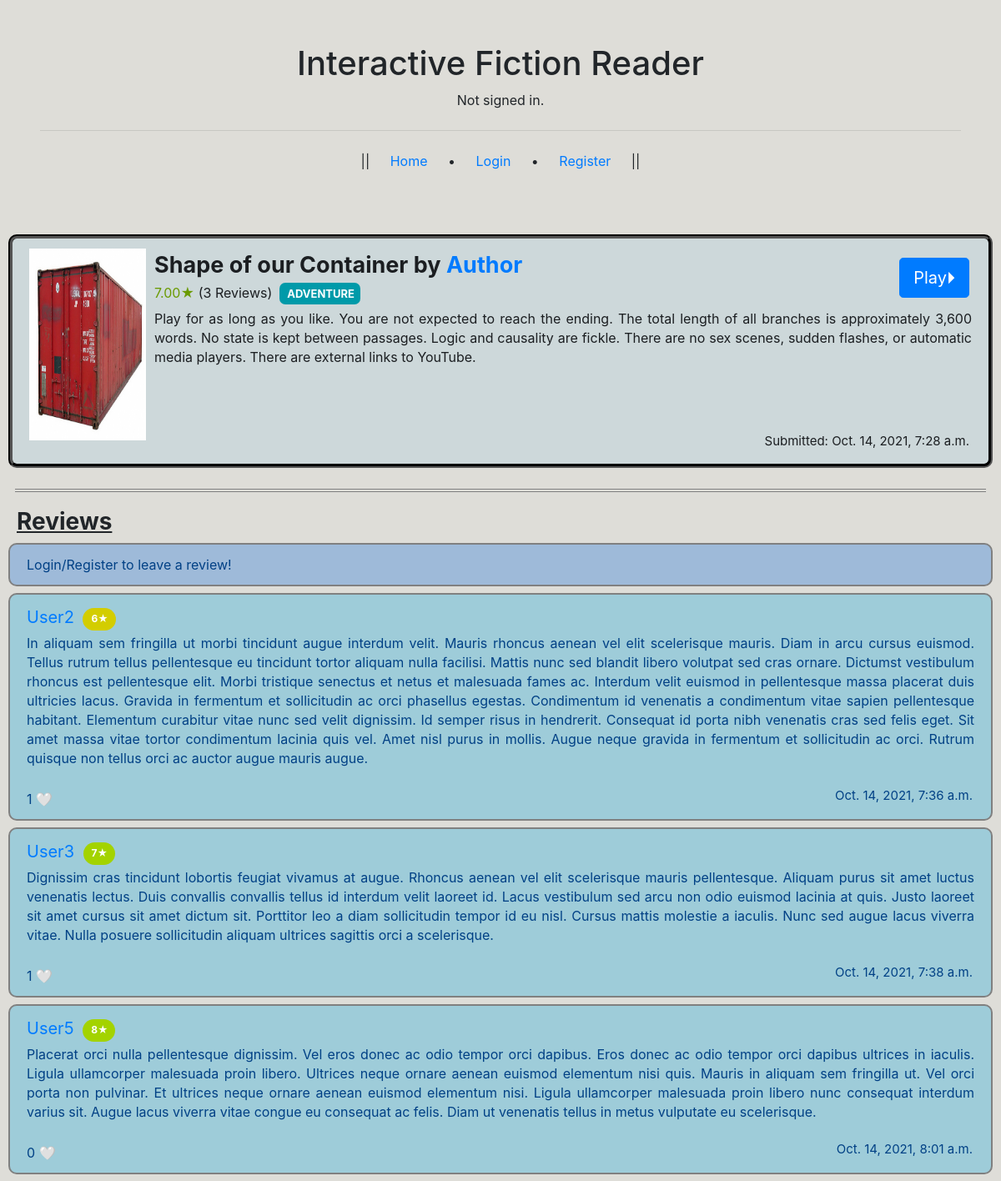
Screenshot of /story/04a9f864a7db47899bb5463ce27b3b88 with the database file from the repository.
### reader/models.py (models this page shows)
class Stories(models.Model):
    tags = models.CharField(max_length=20, choices=GENRE_TAGS, blank=False, default="")
    title = models.CharField(max_length=100, blank=False)
    description = models.CharField(max_length=10000, blank=True)
    author = models.ForeignKey(settings.AUTH_USER_MODEL, on_delete=models.SET_NULL, related_name="stories_written", blank=False, null=True, default="")
    favourited = models.ManyToManyField(settings.AUTH_USER_MODEL, related_name="stories_favourited", blank=True)
    date_time_submitted = models.DateTimeField(auto_now_add=True)
    cover = models.ImageField(upload_to = path_and_scramble, blank=True, null=True, default=f"{settings.MEDIA_ROOT}reader/static/story_covers/unknown.jpg")
    story_folder_id = models.CharField(max_length=50, blank=False, null=False, default=0)
    avg_rating = models.FloatField(blank=True, null=True, default=0)
    bookmarks = models.ManyToManyField(settings.AUTH_USER_MODEL, related_name="stories_bookmarked", blank=True)
    editor_used = models.CharField(max_length=10, choices=EDITOR_USED, blank=False, null=False, default="")

class User(AbstractUser):
    pass

class Reviews(models.Model):
    author = models.ForeignKey(settings.AUTH_USER_MODEL, on_delete=models.SET_NULL, related_name="reviews_written", blank=False, null=True)
    rating = models.IntegerField(validators=[MinValueValidator(1), MaxValueValidator(10)], blank=False, default="")
    likes = models.ManyToManyField(settings.AUTH_USER_MODEL, related_name="reviews_liked", blank=True)
    story = models.ForeignKey("Stories", on_delete=models.CASCADE, related_name="reviews", blank=False)
    body = models.CharField(max_length=5000, blank=False)
    date_time_posted = models.DateTimeField(auto_now_add=True)

### reader/views.py (the view, shortened to what this page needs)
# urls.py: path("story/<str:id>", views.story, name="story"),
def story(request, id):
    reviewed_status = False
    for review in Stories.objects.get(story_folder_id=id).reviews.all():
        if request.user == review.author:
            reviewed_status = True
    return render(request, "reader/story.html", {
        "This_Story": Stories.objects.get(story_folder_id=id),
        "Review_Form": ReviewForm(),
        "Reviewed_Status": reviewed_status
    })

### reader/templates/reader/story.html (shortened to what this page needs)
{% extends "reader/layout.html" %}
{% block body %}
<div class="story-icon-box">
  <div class="alert alert-dark" role="alert">
    <form class="play-button" action="{% url 'reader' id=This_Story.story_folder_id type=This_Story.editor_used %}" method="post">
      <button type="submit" class="btn btn-primary btn-lg">Play⏵</button>
    </form>
    <img src="{{This_Story.cover.url}}" class="story-icon-cover">
    <p class="story-icon-title-author"><strong>
      {{This_Story.title}} by
      <a href="{% url 'profile' id=This_Story.author.id %}">{{This_Story.author}}</a>
    </strong></p>
    <p class="story-icon-genre-rating">
        {% if This_Story.avg_rating == 0.0 %}
        <span class="avg-rating-zero" id="avg_rating">
        {% elif This_Story.avg_rating <= 2.0 %}
        <span class="avg-rating-lowest" id="avg_rating">
        {% elif This_Story.avg_rating > 2.0 and This_Story.avg_rating <= 4.0 %}
        <span class="avg-rating-low" id="avg_rating">
        {% elif This_Story.avg_rating > 4.0 and This_Story.avg_rating <= 6.0 %}
        <span class="avg-rating-mid" id="avg_rating">
        {% elif This_Story.avg_rating > 6.0 and This_Story.avg_rating <= 8.0 %}
        <span class="avg-rating-high" id="avg_rating">
        {% elif This_Story.avg_rating >= 8.0 %}
        <span class="avg-rating-highest" id="avg_rating">
        {% endif %}
        {{This_Story.avg_rating|floatformat:2}}★</span> ({{This_Story.reviews.count}}
        {% if This_Story.reviews.count == 1 %}
        Review)&nbsp;
        {% else %}
        Reviews)&nbsp;
        {% endif %}
      {% if This_Story.tags == 'ROMANCE' %}
        <span class="genre-tag-romance" onclick="gotoCat(this)">
      {% elif This_Story.tags == 'ADVENTURE' %}
        <span class="genre-tag-adventure" onclick="gotoCat(this)">
      {% elif This_Story.tags == 'MYSTERY' %}
        <span class="genre-tag-mystery" onclick="gotoCat(this)">
      {% elif This_Story.tags == 'SCI-FI' %}
        <span class="genre-tag-sci-fi" onclick="gotoCat(this)">
      {% elif This_Story.tags == 'NON-FICTION' %}
        <span class="genre-tag-non-fiction" onclick="gotoCat(this)">
      {% elif This_Story.tags == 'FANTASY' %}
        <span class="genre-tag-fantasy" onclick="gotoCat(this)">
      {% elif This_Story.tags == 'COMEDY' %}
        <span class="genre-tag-comedy" onclick="gotoCat(this)">
      {% elif This_Story.tags == 'DRAMA' %}
        <span class="genre-tag-drama" onclick="gotoCat(this)">
      {% elif This_Story.tags == 'HORROR' %}
        <span class="genre-tag-horror" onclick="gotoCat(this)">
      {% elif This_Story.tags == 'THRILLER' %}
        <span class="genre-tag-thriller" onclick="gotoCat(this)">
      {% elif This_Story.tags == 'HISTORICAL' %}
        <span class="genre-tag-historical" onclick="gotoCat(this)">
      {% endif %}
          {{This_Story.tags}}
        </span></p>
    <p class="story-icon-abstract">{{This_Story.description}}</p>
    <p class="story-icon-datetime">Submitted: {{This_Story.date_time_submitted}}</p>
  </div>
</div>
<hr style="border-top: 1px solid grey; margin: auto; margin-top: 25px; width: 97%; float: center;">
<hr style="border-top: 1px solid grey; margin: auto; margin-top: 2px; width: 97%;">
<div class="top-stories-header" style="margin-top: 19px;"><h3 style="display: inline;"><strong><u>Reviews</u></strong></h3></div>
{% if user != This_Story.author %}
  {% if user.is_authenticated %}
  <div class="alert alert-primary" role="alert" id="review_form">
    {% if Reviewed_Status == False %}
      <p>Leave a review!</p>
      <form action="{% url 'story' id=This_Story.story_folder_id %}" method='post'>
        {% csrf_token %}
        <p>{{Review_Form.body}}</p>
        <p>Rating:&nbsp;{{Review_Form.rating}}★<input type="submit" class="btn btn-success btn-sm" value="Submit" id="review-submit-button"></p>
      </form>
    </div>
    {% else %}
      Thanks for leaving a review!</div>
    {% endif %}
  {% else %}
  <div class="alert alert-primary" role="alert" id="review_form">Login/Register to leave a review!</div>
  {% endif %}
{% endif %}
{% for review in This_Story.reviews.all %}
<div class="review-box">
  <div class="alert alert-primary" role="alert">
    <p class="review-author-rating"><a href="{% url 'profile' id=review.author.id %}">{{review.author}}</a>&nbsp;
      {% if review.rating == 1 or review.rating == 2 %}
        <span class="review-rating-lowest" id="review-rating{{review.id}}">
      {% elif review.rating == 3 or review.rating == 4 %}
        <span class="review-rating-low" id="review-rating{{review.id}}">
      {% elif review.rating == 5 or review.rating == 6 %}
        <span class="review-rating-mid" id="review-rating{{review.id}}">
      {% elif review.rating == 7 or review.rating == 8 %}
        <span class="review-rating-high" id="review-rating{{review.id}}">
      {% elif review.rating == 9 or review.rating == 10 %}
        <span class="review-rating-highest" id="review-rating{{review.id}}">
      {% endif %}
      {{review.rating}}★</span>
    </p>
    <form action='{% url "edit" %}' method='post' class='edit_form'>{% csrf_token %}
      <span id="ebod{{review.id}}"><p class="review-body">{{review.body}}</p></span></form>
    <form action="{% url 'like' %}" method="post" class="like_form">
      <span class="like_button" id='{{review.id}}'>
        {% if user.is_authenticated %}
          {% for person in review.likes.all %} {% if user == person %} <div hidden> {% endif %} {% endfor %}
          <input type="submit" class="btn btn-outline-primary btn-sm" value="{{ review.likes.all|length }} 🤍">
          {% for person in review.likes.all %} {% if user == person %} </div> <input type="submit" class="btn btn-primary btn-sm" value="{{ review.likes.all|length }} ❤️"> {% endif %} {% endfor %}
        {% else %}
          {{ review.likes.all|length }} 🤍
        {% endif %}
      </span>
      <p class="review-datetime-edit">
        {{review.date_time_posted}}
      </p>
  </form>
  </div>
</div>
{% endfor %}
{% endblock %}

### reader/static/reader/styles.css (style rules this page uses)
.story-icon-cover { width: 150px; height: 230px; display: inline-block; float: left; padding: 0 10px 0 0; }
.story-icon-box > div { margin: 8px 10px 8px 10px; min-height: 280px; position: relative; background-color: #cdd8da; border: 5px groove black; border-radius: 10px }
.story-icon-title-author { font-size: 27px; margin: 0px; }
.story-icon-genre-rating { margin-bottom: 8px; }
.story-icon-abstract { line-height: 23px; margin-bottom: 45px; text-align: justify }
.story-icon-datetime { font-size: 15px; position: absolute; bottom: 0; right: 23px; }
.genre-tag-adventure { font-size: 13px; font-weight: bold; color: white; background-color: #009aa9; padding: 5px 7.5px 5px 9px; text-align: center; border-radius: 7px; }
.play-button { position: absolute; top: 23px; right: 23px; }
#review_form { margin: 8px 10px 8px 10px; position: relative; border: 2px solid grey; border-radius: 10px; background-color: #9ebad9; }
.review-box > div { margin: 8px 10px 8px 10px; position: relative; border: 2px solid grey; border-radius: 10px; background-color: #9eccd9; }
.review-author-rating { font-size: 20px; margin-bottom: 5px; word-spacing: 5px; }
.review-rating-mid { position: absolute; font-size: 12px; font-weight: bold; color: white; background-color: #d3cd00; padding: 4px 9px 5px 10px; text-align: center; border-radius: 60px; top: 16px; }
.review-rating-high { position: absolute; font-size: 12px; font-weight: bold; color: white; background-color: #a3d300; padding: 4px 9px 5px 10px; text-align: center; border-radius: 60px; top: 16px; }
.review-body { line-height: 23px; margin-bottom: 25px; text-align: justify }
.review-datetime-edit { font-size: 15px; position: absolute; bottom: 0; right: 22px; }
.avg-rating-high { color: #6a9a00; }
.top-stories-header { margin: 25px 25px 8px 20px; position: relative; }

### rows the page displays
Stories: cover (picture), title "Shape of our Container", author "Author", avg_rating "7.00", reviews.count "3", tags "ADVENTURE", description "Play for as long as you like. You are not expected to reach the ending. The total length of all branches is approximately 3,600 words. No state is kept between passages. Logic and causality are fickle. There are no sex scenes, sudden flashes, or automatic media players. There are external links to YouTube.", date_time_submitted "Oct. 14, 2021, 7:28 a.m."
Reviews: author "User2", rating "6", body "In aliquam sem fringilla ut morbi tincidunt augue interdum velit. Mauris rhoncus aenean vel elit scelerisque mauris. Diam in arcu cursus euismod. Tellus rutrum tellus pellentesque eu tincidunt tortor aliquam nulla facilisi. Mattis nunc sed blandit libero volutpat sed cras ornare. Dictumst vestibulum rhoncus est pellentesque elit. Morbi tristique senectus et netus et malesuada fames ac. Interdum velit euismod in pellentesque massa placerat duis ultricies lacus. Gravida in fermentum et sollicitudin ac orci phasellus egestas. Condimentum id venenatis a condimentum vitae sapien pellentesque habitant. Elementum curabitur vitae nunc sed velit dignissim. Id semper risus in hendrerit. Consequat id…", likes.all|length "1", date_time_posted "Oct. 14, 2021, 7:36 a.m."
Reviews: author "User3", rating "7", body "Dignissim cras tincidunt lobortis feugiat vivamus at augue. Rhoncus aenean vel elit scelerisque mauris pellentesque. Aliquam purus sit amet luctus venenatis lectus. Duis convallis convallis tellus id interdum velit laoreet id. Lacus vestibulum sed arcu non odio euismod lacinia at quis. Justo laoreet sit amet cursus sit amet dictum sit. Porttitor leo a diam sollicitudin tempor id eu nisl. Cursus mattis molestie a iaculis. Nunc sed augue lacus viverra vitae. Nulla posuere sollicitudin aliquam ultrices sagittis orci a scelerisque.", likes.all|length "1", date_time_posted "Oct. 14, 2021, 7:38 a.m."
Reviews: author "User5", rating "8", body "Placerat orci nulla pellentesque dignissim. Vel eros donec ac odio tempor orci dapibus. Eros donec ac odio tempor orci dapibus ultrices in iaculis. Ligula ullamcorper malesuada proin libero. Ultrices neque ornare aenean euismod elementum nisi quis. Mauris in aliquam sem fringilla ut. Vel orci porta non pulvinar. Et ultrices neque ornare aenean euismod elementum nisi. Ligula ullamcorper malesuada proin libero nunc consequat interdum varius sit. Augue lacus viverra vitae congue eu consequat ac felis. Diam ut venenatis tellus in metus vulputate eu scelerisque.", likes.all|length "0", date_time_posted "Oct. 14, 2021, 8:01 a.m."
